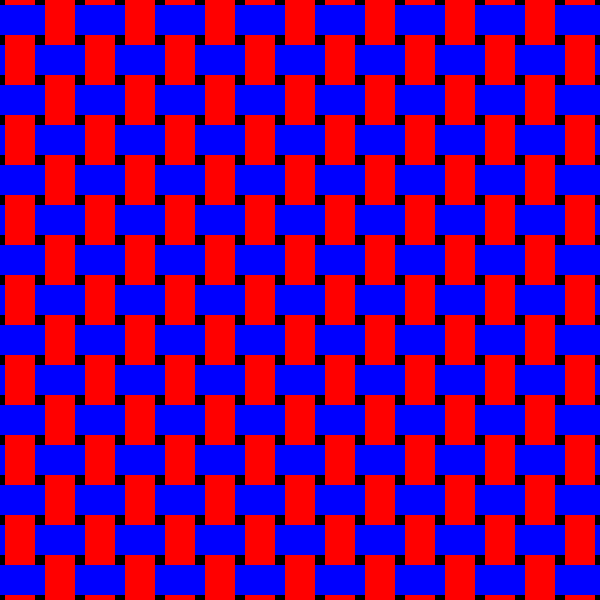
Frame 1 (no input)
Frame 60 (no input): identical to frame 1, image omitted
Frame 120 (the mouse pressed at the canvas centre since frame 60): identical to frame 1, image omitted

The p5.js sketch that drew this single still picture (run headless with seeded random() and noise() and a simulated clock; from frame 60 on, the mouse is pressed at the canvas centre):

// p5.js sketch
// ── sketch.js
// ARRAY OF HORIZONTAL STRIPS
let horizontalStrip = [];

//ARRAY OF VERTICAL STRIPS
let verticalStrip = [];

//NUMBER OF HORIZONTAL AND VERTICAL STRIPS 
let numOfStrips = 10;

//GAP BETWEEN 2 STRIPS
let gap = 10;

//STRIPS THICKNESS
let stripsThickness = 30;

function setup()
{
	createCanvas(600, 600);

	//CALCULATE NUMBER OF STRIPS TO FIT ON THE SCREEN 
	numOfStrips = width / (gap + stripsThickness) + 2;

	for(let i=0; i<numOfStrips; i++)
	{
		//ADD A NEW STRIP TO EACH ARRAY
		horizontalStrip.push(new Strip(i, color(0, 0, 255), "Horizontal"));
		verticalStrip.push(new Strip(i, color(255, 0, 0), "Vertical"));
	}
}

function draw()
{
	//SET THE BACKGROUND COLOR (BLACK)
	background(0);

	//CHANGE THE ORIGIN POINT FROM (0, 0) (TOP LEFT CORNER) TO THE CENTER OF THE FIRST GAP
	translate(-stripsThickness-gap, -stripsThickness-gap);
	
	for(let i=0; i<numOfStrips; i++)
	{
		//DRAW THE STRIPS ONE BY ONE
		horizontalStrip[i].show();
		verticalStrip[i].show();
	}

}
// ── Strip.js
class Strip
{
	constructor(index, color, orientation)
	{
		//INDEX VARY BETWEEN (0) AND (numOfStrips-1)
		this.index = index;
		//SET THE STRIP COLOR
		this.color = color;
		//SET WHICH TYPE OF STRIP IT IS
		this.orientation = orientation;

		if(this.orientation == "Horizontal")
		{
			//MAX SIZE OF SCREEN WIDTH
			this.width = width;
			this.height = stripsThickness;

			//STRIP BEGINS AT LEFT EDGE AND VARY THE Y POSITION
			this.x = 0;
			this.y = gap/2 + (this.height+gap)*this.index;
		}
		else
		{
			this.width = stripsThickness;
			//MAX SIZE OF SCREEN HEIGHT
			this.height = height;

			//STRIP BEGINS AT TOP EDGE AND VARY THE X POSITION
			this.x = gap/2 + (this.width+gap)*this.index;
			this.y = 0;
		}
	}

	show()
	{
		//STRIP HAVE NO OUTLINE
		noStroke();
		//SET STRIP COLOR
		fill(this.color);

		//DRAW SEVERAL PARTS OF THE STRIP SINGLY
		for(let i=0; i<numOfStrips; i++)
		{
			if(this.orientation == "Horizontal")
			{
				//DRAW ALTERNATE PARTS OF THE STRIP
				if(i%2 == this.index%2)
				{
					//DISTANCE BETWEEN ADJACENT STRIPS (NOT THE SAME OF GAP);
					let distance = stripsThickness+gap;
					//LENGTH OF EACH PART OF THE STRIP 
					let len = stripsThickness+2*gap;
					rect(this.x+distance*i-gap/2, this.y, len, this.height);
				}
			}
			else
			{
				//DRAW ALTERNATE PARTS OF THE STRIP
				if(i%2 != this.index%2)
				{
					//DISTANCE BETWEEN ADJACENT STRIPS (NOT THE SAME OF GAP);
					let distance = stripsThickness+gap;
					//LENGTH OF EACH PART OF THE STRIP 
					let len = stripsThickness+2*gap;
					rect(this.x, this.y+distance*i-gap/2, this.width, len);
				}
			}
		}
	}
}
